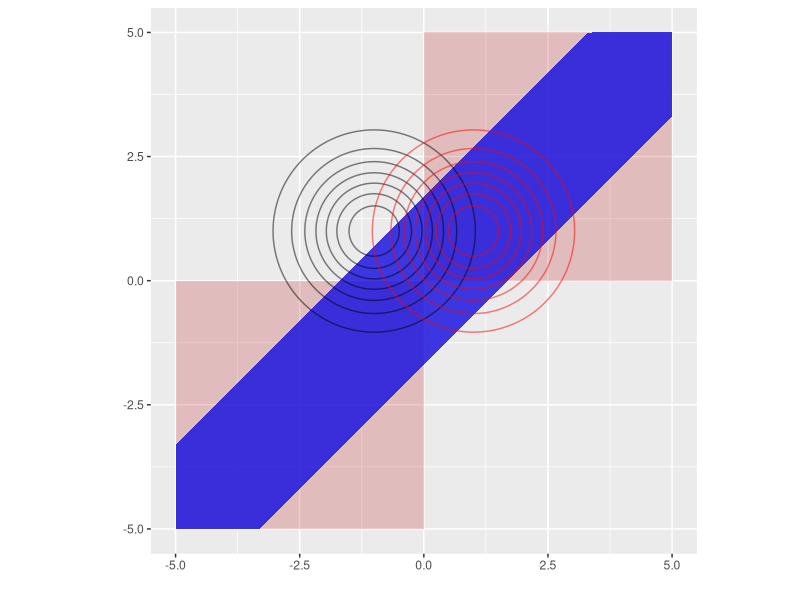
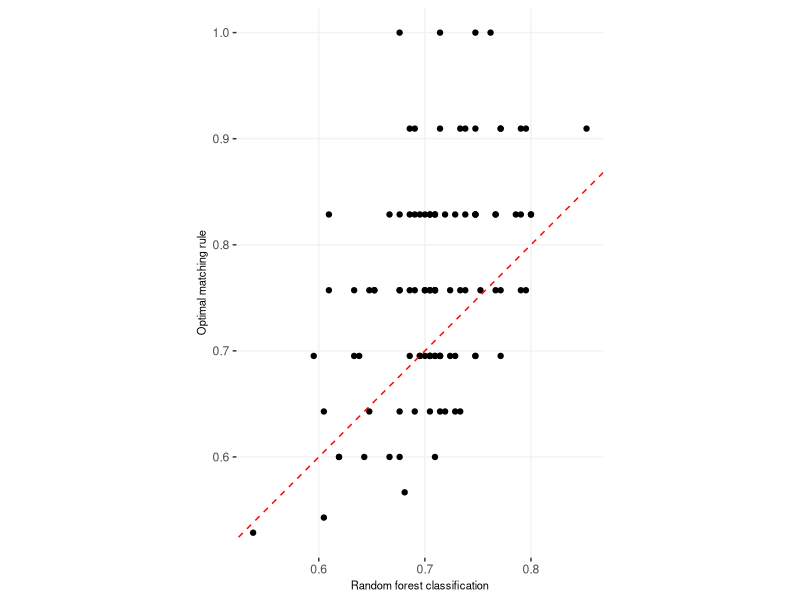
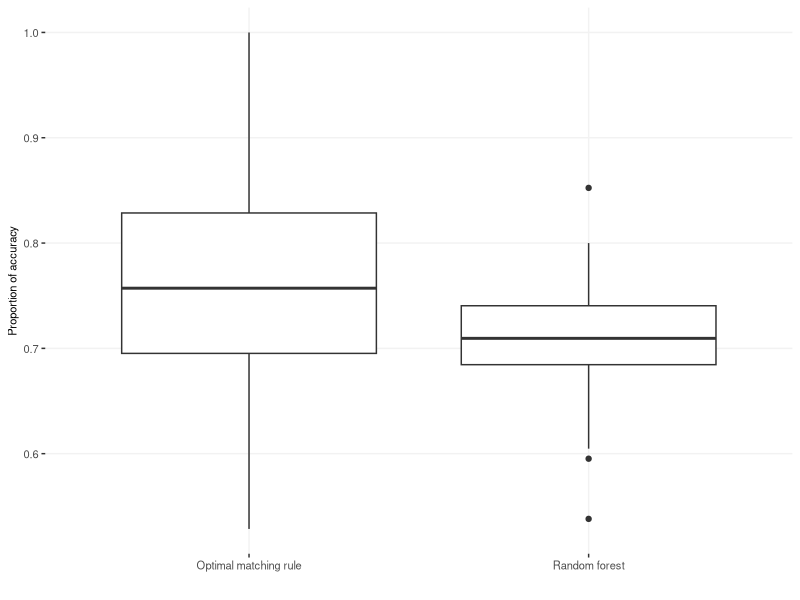

These charts were generated, in order, by the following R code:
## ---- chunk 1
library(tidyverse)
library(mvtnorm)
data1 = data.frame(x = seq(-5, 5, 0.1), y = seq(-5, 5, 0.1))
data2 = data.frame(x = seq(-5, 0, 0.1), ymin = rep(-5, 51), ymax = rep(0, 51))
data3 = data.frame(x = seq(0, 5, 0.1), ymin = rep(0, 51), ymax = rep(5, 51))
data4 = data.frame(x = seq(-5, 5, 0.1), ymin = pmax(seq(-5, 5, 0.1) - 1 - log(2), -5), ymax = pmin(seq(-5, 5, 0.1) + 1 + log(2), 5))
mu1 = c(-1, 1); mu2 = c(1, 1); sigma = diag(c(1, 1))
data.grid1 = expand.grid(s.1 = seq(-3.1, 1.1, length.out=200), s.2 = seq(-1.1, 3.1, length.out=200))
data.grid2 = expand.grid(s.1 = seq(-1.1, 3.1, length.out=200), s.2 = seq(-1.1, 3.1, length.out=200))
q.samp1 = cbind(data.grid1, prob = mvtnorm::dmvnorm(data.grid1, mean = mu1, sigma = sigma))
q.samp2 = cbind(data.grid2, prob = mvtnorm::dmvnorm(data.grid2, mean = mu2, sigma = sigma))

data1 %>% ggplot(aes(x = x, y = y)) + xlim(-5, 5) + ylim(-5, 5) + 
  geom_ribbon(data = data2, aes(x = x, ymin = ymin, ymax = ymax), inherit.aes = FALSE, fill="#BB000033") + 
  geom_ribbon(data = data3, aes(x = x, ymin = ymin, ymax = ymax), inherit.aes = FALSE, fill="#BB000033") + 
  geom_ribbon(data = data4, aes(x = x, ymin = ymin, ymax = ymax), inherit.aes = FALSE, fill="#1A13DFD6") + 
  geom_contour(data = q.samp1, aes(x=s.1, y=s.2, z=prob), color = 'black', alpha = 0.5) + 
  geom_contour(data = q.samp2, aes(x=s.1, y=s.2, z=prob), color = 'red', alpha = 0.5) + 
  xlab("") + ylab("") + coord_fixed(ratio = 1)
## ---- chunk 2
data.res = read.csv("simulation.csv")
#colMeans(data.res[, -1])
#mean(data.res[, 2] >= data.res[, 3])
data.res %>% ggplot(aes(x = difference.rf, y = optimal)) + geom_point() + 
  geom_abline(intercept = 0, slope = 1, color="red", linetype="dashed") +
  xlab("Random forest classification") + ylab("Optimal matching rule") + coord_fixed(ratio = 1) +
  theme(panel.background = element_rect(fill = NA), 
        panel.grid.major = element_line(colour = "grey95"),
        axis.title.x = element_text(size = 8), axis.title.y = element_text(size = 8))
data.res1 = data.frame(prop = c(data.res[, 2], data.res[, 3]), method = c(rep("Optimal matching rule", dim(data.res)[1]), rep("Random forest", dim(data.res)[1])))
data.res1 %>% ggplot(aes(y = prop, x = method)) + geom_boxplot() + 
  xlab("") + ylab("Proportion of accuracy") + 
  theme(panel.background = element_rect(fill = NA), 
        panel.grid.major = element_line(colour = "grey95"),
        axis.text = element_text(size = 8), axis.title.y = element_text(size = 8))
